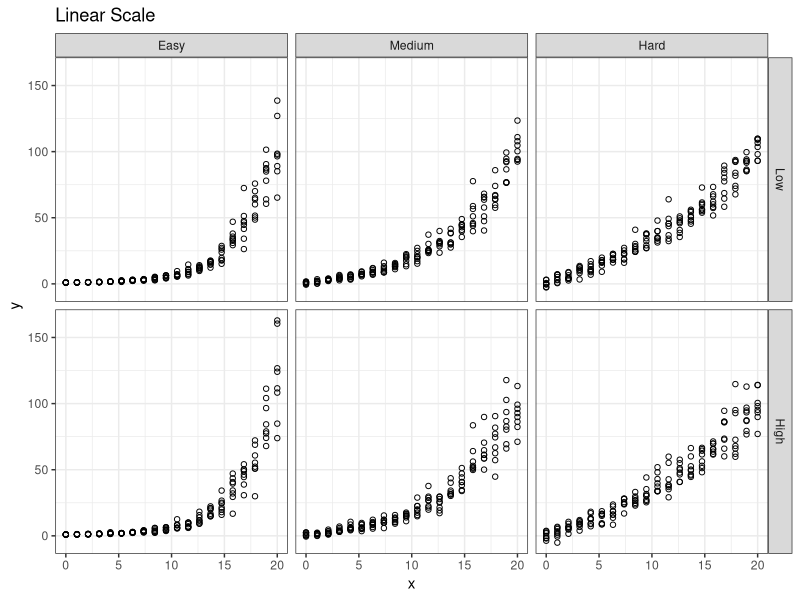
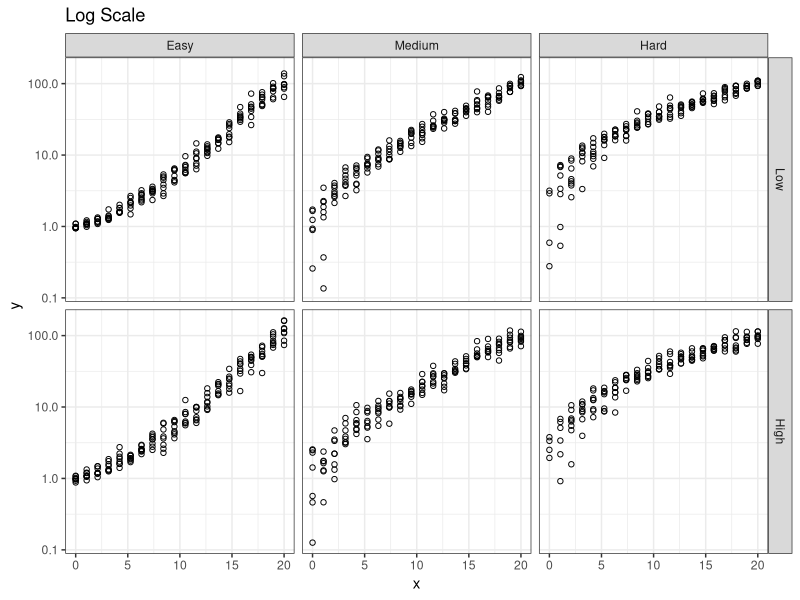
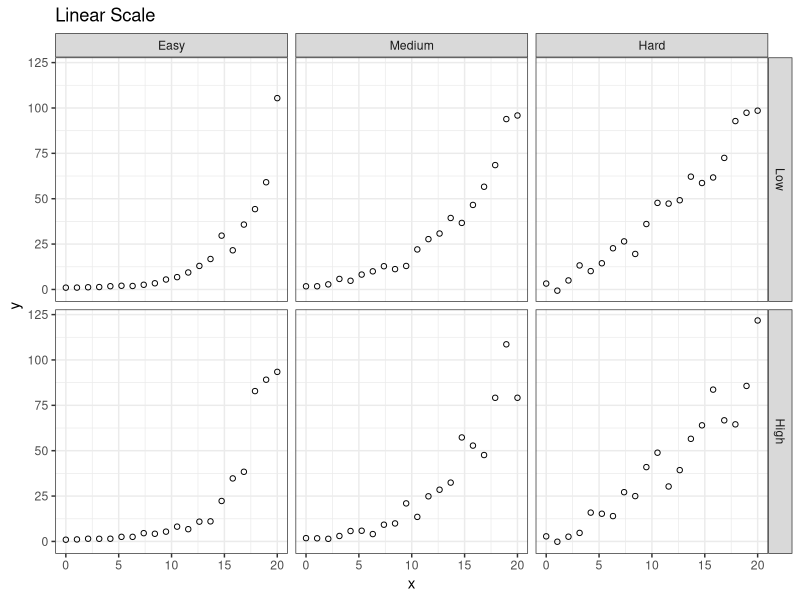
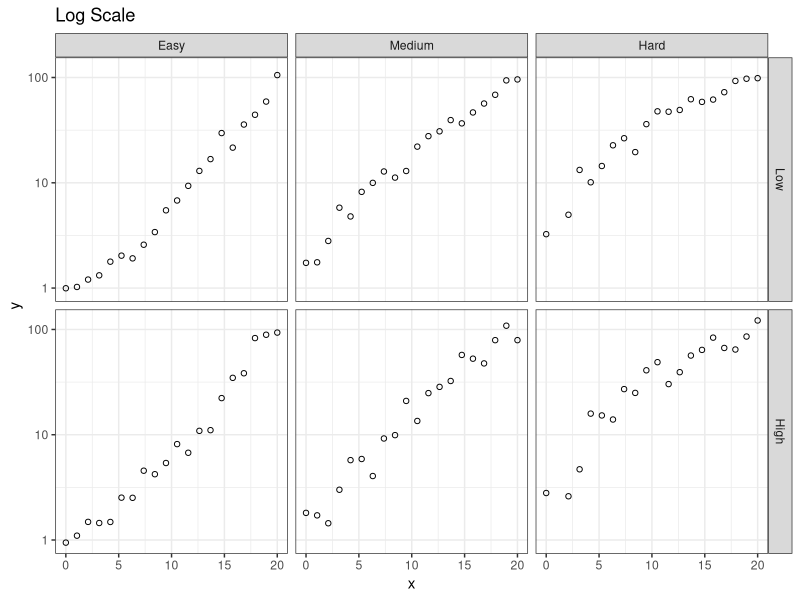

These charts were generated, in order, by the following R code: (Note: a time limit stopped this script after it produced the figures.)
## ---- chunk 1
knitr::opts_chunk$set(echo = T, out.width = "100%", dpi = 300, message = F)
library(knitr)
require(tidyverse)
require(gridExtra)
require(scales)
library(purrr)
## ---- chunk 2
# Exponential
expSim <- function(beta, sigma, nReps = 1, N = 20, xRange = c(0,20), yRange = c(1,100)){
  theta <- (yRange[2]-yRange[1]*(exp(beta*(xRange[2]-xRange[1]))))/(1-exp(beta*xRange[2]+sigma^2/2))
  alpha <- (yRange[1]-theta)/(exp(beta*xRange[1]+sigma^2/2))
  xvals <- seq(xRange[1], xRange[2], length.out = N)
  expData <- tibble(x = rep(xvals, nReps),
                    y = alpha*exp(beta*x + rnorm(N*nReps,0,sigma)) + theta)
  return(expData)
}

# Evaluate Fit 
calcLOF <- 
  function(sim.data){
    lof.mod <- lm(y ~ as.factor(x), data = sim.data)
    lof <- anova(lof.mod) %>% 
      broom::tidy() %>%
      filter(term == "as.factor(x)") %>%
      select(statistic)
    return(lof)
  }
## ---- chunk 3
#Identify parameters
parmCombos <- data.frame(Curvature = c("Hard", "Hard", "Medium", "Medium", "Easy", "Easy"),
                         Variability = c("Low", "High", "Low", "High", "Low", "High"),
                         beta  = c(0.07, 0.07, 0.15, 0.15, 0.3, 0.3),
                         sigma = c(0.07, 0.09, 0.14, 0.18, 0.22, 0.3)
                         )
parmCombos %>% kable(format = "pandoc")
## ---- chunk 4
simData5 <- parmCombos %>%
                  mutate(data = pmap(list(beta,sigma,nReps = 8),expSim)) %>%
                  unnest(data)

simData5 %>%
  mutate(Curvature = factor(Curvature, levels = c("Easy", "Medium", "Hard"))) %>%
  mutate(Variability = factor(Variability, levels = c("Low", "High"))) %>%
  ggplot(aes(x = x, y = y)) +
  geom_point(shape = 1) +
  theme_bw() +
  facet_grid(Variability~Curvature) +
  ggtitle("Linear Scale")

simData5 %>%
  mutate(Curvature = factor(Curvature, levels = c("Easy", "Medium", "Hard"))) %>%
  mutate(Variability = factor(Variability, levels = c("Low", "High"))) %>%
  ggplot(aes(x = x, y = y)) +
  geom_point(shape = 1) +
  theme_bw() +
  facet_grid(Variability~Curvature) +
  scale_y_continuous(trans = "log10") +
  ggtitle("Log Scale")
## ---- chunk 5
simData1 <- parmCombos %>%
                  mutate(data = pmap(list(beta,sigma,nReps = 1),expSim)) %>%
                  unnest(data)

simData1 %>%
  mutate(Curvature = factor(Curvature, levels = c("Easy", "Medium", "Hard"))) %>%
  mutate(Variability = factor(Variability, levels = c("Low", "High"))) %>%
  ggplot(aes(x = x, y = y)) +
  geom_point(shape = 1) +
  theme_bw() +
  facet_grid(Variability~Curvature) +
  ggtitle("Linear Scale")

simData1 %>%
  mutate(Curvature = factor(Curvature, levels = c("Easy", "Medium", "Hard"))) %>%
  mutate(Variability = factor(Variability, levels = c("Low", "High"))) %>%
  ggplot(aes(x = x, y = y)) +
  geom_point(shape = 1) +
  theme_bw() +
  facet_grid(Variability~Curvature) +
  scale_y_continuous(trans = "log10") +
  ggtitle("Log Scale")
## ---- chunk 6

lofData <- parmCombos %>%
                  expand_grid(replicate = seq(1,1000,1)) %>%
                  mutate(data = pmap(list(beta,sigma,nReps = 10),expSim)) %>%
                  mutate(lof = map(data, calcLOF)) %>%
                  unnest(lof)

# Compare Varability within Curvature
lofData %>%
  mutate(Curvature = factor(Curvature, levels = c("Easy", "Medium", "Hard"))) %>%
  mutate(Variability = factor(Variability, levels = c("Low", "High"))) %>%
  ggplot(aes(x = statistic, fill = Variability, color = Variability)) +
  geom_density(alpha = 0.7) +
  scale_fill_brewer(palette = "Paired") + 
  scale_color_brewer(palette = "Paired") + 
  theme_bw() +
  facet_wrap(~Curvature, scale = "free") + 
  ggtitle("Lack of Fit within Curvature Levels \n Exponential with Multiplicative Error")

# Compare Curvature within Varability
lofData %>%
  mutate(Curvature = factor(Curvature, levels = c("Easy", "Medium", "Hard"))) %>%
  mutate(Variability = factor(Variability, levels = c("Low", "High"))) %>%
  ggplot(aes(x = statistic, fill = Curvature, color = Curvature)) +
  geom_density(alpha = 0.7) +
  scale_fill_brewer(palette = "Paired") + 
  scale_color_brewer(palette = "Paired") + 
  theme_bw() +
  facet_wrap(~Variability, scale = "free") + 
  ggtitle("Lack of Fit within Variability Levels \n Exponential with Multiplicative Error")
